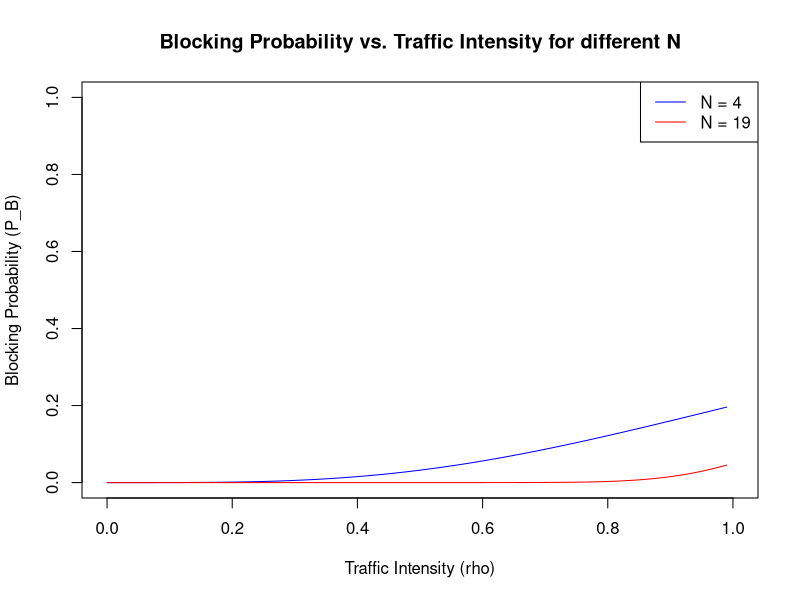
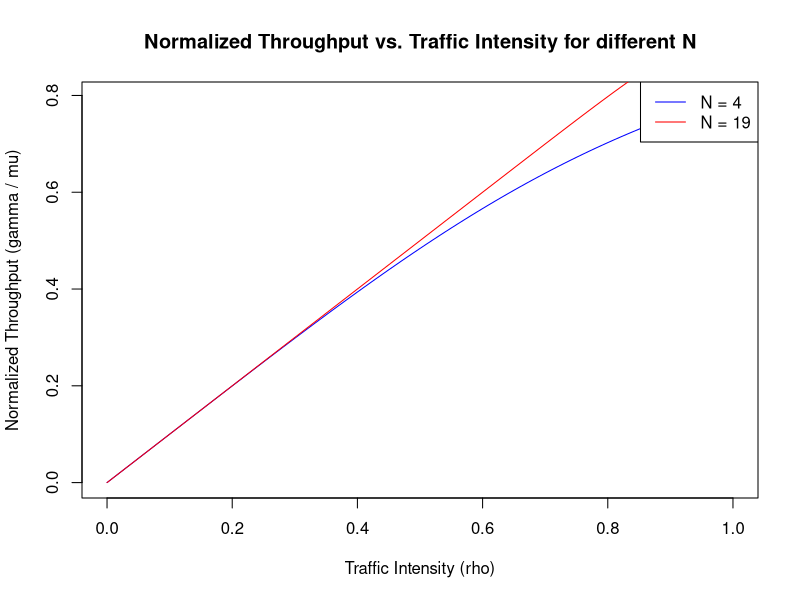

Write the R code that produced these figures, in order.
# Function to calculate blocking probability
blocking_probability <- function(rho, N) {
   return(rho^N * (1 - rho) / (1 - rho^(N+1)))
}

# Function to calculate normalized throughput
normalized_throughput <- function(rho, N) {
   pb <- blocking_probability(rho, N)
   return(rho * (1 - pb))
}

# Values of rho from 0 to 1 (you can change this as needed)
rho_values <- seq(0, 1, by = 0.01)

# Values of N (system capacity)
N_values <- c(4, 19)

# Plot blocking probability for different values of N
plot(rho_values, blocking_probability(rho_values, N_values[1]), type = "l", col = "blue",
     xlab = "Traffic Intensity (rho)", ylab = "Blocking Probability (P_B)",
     main = "Blocking Probability vs. Traffic Intensity for different N",
     ylim = c(0, 1))
lines(rho_values, blocking_probability(rho_values, N_values[2]), col = "red")
legend("topright", legend = paste("N =", N_values), col = c("blue", "red"), lty = 1)

# Plot normalized throughput for different values of N
plot(rho_values, normalized_throughput(rho_values, N_values[1]), type = "l", col = "blue",
     xlab = "Traffic Intensity (rho)", ylab = "Normalized Throughput (gamma / mu)",
     main = "Normalized Throughput vs. Traffic Intensity for different N")
lines(rho_values, normalized_throughput(rho_values, N_values[2]), col = "red")
legend("topright", legend = paste("N =", N_values), col = c("blue", "red"), lty = 1)
